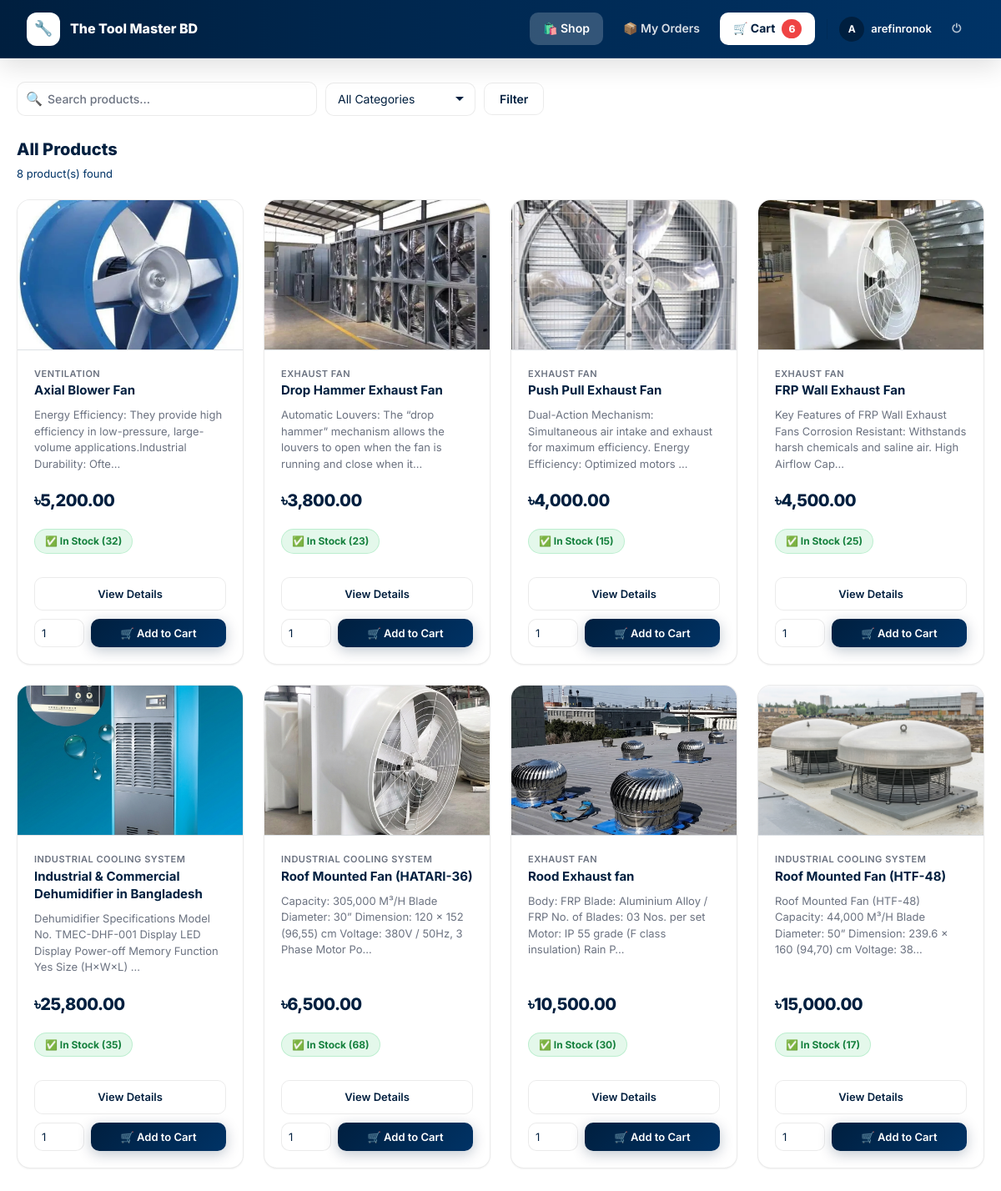
Page /shop.php (signed in) on the committed database.
### tables this page shows
CREATE TABLE `products` (
  `id` int(11) NOT NULL,
  `name` varchar(200) NOT NULL,
  `category` varchar(100) DEFAULT NULL,
  `price` decimal(12,2) NOT NULL DEFAULT 0.00,
  `min_qty` int(11) NOT NULL DEFAULT 5,
  `supplier` varchar(150) DEFAULT NULL,
  `description` text DEFAULT NULL,
  `created_at` timestamp NOT NULL DEFAULT current_timestamp(),
  `image_url` varchar(255) DEFAULT NULL,
  `stock` int(11) DEFAULT 0,
  `quantity` int(11) DEFAULT 0
);

### shop.php (the view, shortened to what this page needs)
<?php
require 'nav.php';
$search=trim($_GET['search']??''); $cat=trim($_GET['cat']??'');
$where="WHERE quantity>0"; $params=[]; $types="";
$stmt=$conn->prepare("SELECT * FROM products $where ORDER BY created_at DESC");
$stmt->execute(); $products=$stmt->get_result();
?>
<div class="cust-page">
<div style="display:flex;align-items:center;gap:12px;margin-bottom:24px;flex-wrap:wrap">
  <form method="GET" style="display:flex;gap:10px;flex:1;align-items:center;flex-wrap:wrap">
    <div class="search-input-wrap" style="max-width:360px;flex:1">
      <span class="search-icon">🔍</span>
      <input type="text" name="search" placeholder="Search products…" value="<?=htmlspecialchars($search)?>"/>
    </div>
    <select name="cat" style="width:180px">
      <option value="">All Categories</option>
    </select>
    <button type="submit" class="btn btn-ghost">Filter</button>
  </form>
</div>
<div style="margin-bottom:20px;display:flex;align-items:center;justify-content:space-between">
  <div>
    <h2 style="font-size:20px;font-weight:800"><?=$cat?htmlspecialchars($cat).' Products':'All Products'?></h2>
    <div style="font-size:13px;color:var(--text2);margin-top:3px"><?=$products->num_rows?> product(s) found</div>
  </div>
</div>
<?php if($products->num_rows>0):?>
<div class="product-grid">
<?php while($p=$products->fetch_assoc()):
  $in_stock = $p['quantity']>0;
  $low = $p['quantity']<=$p['min_qty'];
?>
<div class="product-card">
  <div class="product-img">
    <?php if($p['image_url']):?>
      <img src="<?=htmlspecialchars($p['image_url'])?>" alt="<?=htmlspecialchars($p['name'])?>">
    <?php else:?>
      <?=prod_icon($p['category']??'')?>
    <?php endif;?>
  </div>
  <div class="product-body">
    <div>
      <div class="product-cat"><?=htmlspecialchars($p['category']??'')?></div>
      <div class="product-name"><a href="product.php?id=<?=$p['id']?>" style="color:inherit;text-decoration:none"><?=htmlspecialchars($p['name'])?></a></div>
    </div>
    <?php if($p['description']):?>
    <div class="product-desc"><?=htmlspecialchars(substr($p['description'],0,120)).(strlen($p['description'])>120?'…':'')?></div>
    <?php endif;?>
    <div class="product-price">৳<?=number_format((float)$p['price'],2)?></div>
    <div class="product-stock">
      <?php if($p['quantity']==0):?>
        <span class="badge b-red">Out of Stock</span>
      <?php elseif($low):?>
        <span class="badge b-amber">⚠️ Only <?=$p['quantity']?> left</span>
      <?php else:?>
        <span class="badge b-green">✅ In Stock (<?=$p['quantity']?>)</span>
      <?php endif;?>
    </div>
  </div>
  <?php if($in_stock):?>
  <div class="product-actions" style="flex-direction:column">
    <a href="product.php?id=<?=$p['id']?>" class="btn btn-ghost" style="width:100%;text-align:center">View Details</a>
    <form method="POST" style="display:flex;gap:8px;width:100%">
      <input type="number" name="qty" value="1" min="1" max="<?=$p['quantity']?>" style="width:60px;padding:6px 8px;font-size:13px"/>
      <button type="submit" name="add_to_cart" class="btn btn-primary" style="flex:1">🛒 Add to Cart</button>
    </form>
  </div>
  <?php else:?>
  <div class="product-actions"><button class="btn btn-ghost" style="width:100%;cursor:not-allowed;opacity:.5" disabled>Out of Stock</button></div>
  <?php endif;?>
</div>
<?php endwhile;?>
</div>
<?php else:?>
<div class="empty-state"><div class="ei">🔍</div>No products found<?=$search?" for \"".htmlspecialchars($search)."\"":''?></div>
<?php endif;?>
</div>
</body></html>

### includes/style.css (style rules this page uses)
:root { --bg:#ffffff;--bg2:#f8f9fa;--bg3:#e9ecef;--bg4:#dee2e6;--bg5:#ced4da; --border:rgba(0,0,0,0.08);--border2:rgba(0,0,0,0.15); --text:#001f3f;--text2:#003366;--text3:#6b7280; --accent:#001f3f;--accent2:#003366; --blue:#3b82f6;--green:#22c55e;--red:#ef4444;--amber:#f59e0b;--purple:#001f3f; --sidebar-w:260px;--radius:12px;--radius-lg:16px; --shadow-sm:0 1px 2px rgba(0,0,0,0.05); --shadow-md:0 4px 12px rgba(0,0,0,0.08); --shadow-lg:0 10px 30px rgba(0,0,0,0.12); }
*,*::before,*::after { box-sizing:border-box;margin:0;padding:0 }
html { font-size:16px;height:100% }
body { font-family:'Inter','Sora',sans-serif;background:var(--bg);color:var(--text);min-height:100vh;line-height:1.6;-webkit-font-smoothing:antialiased;text-rendering:optimizeLegibility }
a { color:var(--accent);text-decoration:none;transition:all 0.2s ease }
.badge { display:inline-flex;align-items:center;padding:4px 12px;border-radius:20px;font-size:12px;font-weight:700;white-space:nowrap }
.b-green { background:rgba(34,197,94,.12);color:#15803d;border:1px solid rgba(34,197,94,.2) }
.btn { display:inline-flex;align-items:center;gap:8px;padding:10px 18px;border-radius:10px;font-family:'Inter','Sora',sans-serif;font-size:14px;font-weight:600;cursor:pointer;border:none;transition:all 0.25s;white-space:nowrap;text-decoration:none }
.btn-primary { background:linear-gradient(135deg,#001f3f 0%,#003366 100%);color:#fff;box-shadow:0 4px 16px rgba(0,31,63,0.25) }
.btn-ghost { background:transparent;color:var(--text);border:1.5px solid var(--border) }
input[type=text],input[type=number],input[type=email],input[type=password],input[type=date],input[type=tel],select,textarea { background:#ffffff;border:1.5px solid var(--border);color:var(--text);border-radius:10px;padding:11px 14px;font-family:'Inter','Sora',sans-serif;font-size:14px;outline:none;width:100%;transition:all 0.25s;-webkit-appearance:none }
input::placeholder,textarea::placeholder { color:var(--text3);font-weight:500 }
select { background-repeat:no-repeat;background-position:right 12px center;padding-right:36px }
select option { background:var(--bg2);color:var(--text) }
.cust-page { max-width:1200px;margin:0 auto;padding:28px 20px }
.product-grid { display:grid;grid-template-columns:repeat(auto-fill,minmax(260px,1fr));gap:24px }
.product-card { background:#ffffff;border:1px solid var(--border);border-radius:var(--radius-lg);overflow:hidden;transition:all 0.3s;display:flex;flex-direction:column;box-shadow:var(--shadow-sm) }
.product-img { height:180px;background:linear-gradient(135deg,#f0f4f8,#e9ecef);display:flex;align-items:center;justify-content:center;font-size:64px;border-bottom:1px solid var(--border);overflow:hidden;position:relative }
.product-img img { width:100%;height:100%;object-fit:cover;display:block }
.product-body { padding:20px;flex:1;display:flex;flex-direction:column;gap:10px }
.product-name { font-size:15px;font-weight:700;line-height:1.4;color:var(--text) }
.product-cat { font-size:11px;color:var(--text3);font-weight:600;text-transform:uppercase;letter-spacing:0.5px }
.product-desc { font-size:13px;color:var(--text3);line-height:1.5;flex:1 }
.product-price { font-size:20px;font-weight:800;color:#001f3f;margin:8px 0;letter-spacing:-.5px }
.product-stock { margin-bottom:8px;font-size:12px }
.product-actions { padding:0 20px 20px;display:flex;gap:10px }
.product-actions .btn { flex:1;justify-content:center;font-size:13px;padding:9px 14px }
.search-input-wrap { position:relative;flex:1;max-width:320px }
.search-input-wrap input { padding-left:36px;border-radius:10px }
.search-icon { position:absolute;left:11px;top:50%;transform:translateY(-50%);font-size:16px;pointer-events:none;color:var(--text3) }
@media (max-width:1200px) { :root { --sidebar-w:240px } }
@media (max-width:1200px) { .product-grid { grid-template-columns:repeat(auto-fill,minmax(240px,1fr)) } }

### rows in the picture
products: image_url (picture), category "VENTILATION", name "Axial Blower Fan", description "Energy Efficiency: They provide high efficiency in low-pressure, large-volume applications.Industrial Durability: Ofte", price "5,200.00", quantity "32"
products: image_url (picture), category "EXHAUST FAN", name "Drop Hammer Exhaust Fan", description "Automatic Louvers: The “drop hammer” mechanism allows the louvers to open when the fan is running and close when it", price "3,800.00", quantity "23"
products: image_url (picture), category "EXHAUST FAN", name "Push Pull Exhaust Fan", description "Dual-Action Mechanism: Simultaneous air intake and exhaust for maximum efficiency. Energy Efficiency: Optimized motors", price "4,000.00", quantity "15"
products: image_url (picture), category "EXHAUST FAN", name "FRP Wall Exhaust Fan", description "Key Features of FRP Wall Exhaust Fans Corrosion Resistant: Withstands harsh chemicals and saline air. High Airflow Cap", price "4,500.00", quantity "25"
products: image_url (picture), category "INDUSTRIAL COOLING SYSTEM", name "Industrial & Commercial Dehumidifier in Bangladesh", description "Dehumidifier Specifications Model No. TMEC-DHF-001 Display LED Display Power-off Memory Function Yes Size (H×W×L)", price "25,800.00", quantity "35"
products: image_url (picture), category "INDUSTRIAL COOLING SYSTEM", name "Roof Mounted Fan (HATARI-36)", description "Capacity: 305,000 M³/H Blade Diameter: 30” Dimension: 120 x 152 (96,55) cm Voltage: 380V / 50Hz, 3 Phase Motor Po", price "6,500.00", quantity "68"
products: image_url (picture), category "EXHAUST FAN", name "Rood Exhaust fan", description "Body: FRP Blade: Aluminium Alloy / FRP No. of Blades: 03 Nos. per set Motor: IP 55 grade (F class insulation) Rain P", price "10,500.00", quantity "30"
products: image_url (picture), category "INDUSTRIAL COOLING SYSTEM", name "Roof Mounted Fan (HTF-48)", description "Roof Mounted Fan (HTF-48) Capacity: 44,000 M³/H Blade Diameter: 50” Dimension: 239.6 x 160 (94,70) cm Voltage: 38", price "15,000.00", quantity "17"

### other values in the picture
$cart_count "6"
$initials "A"
$cust_name "arefinronok"
$products->num_rows "8"
